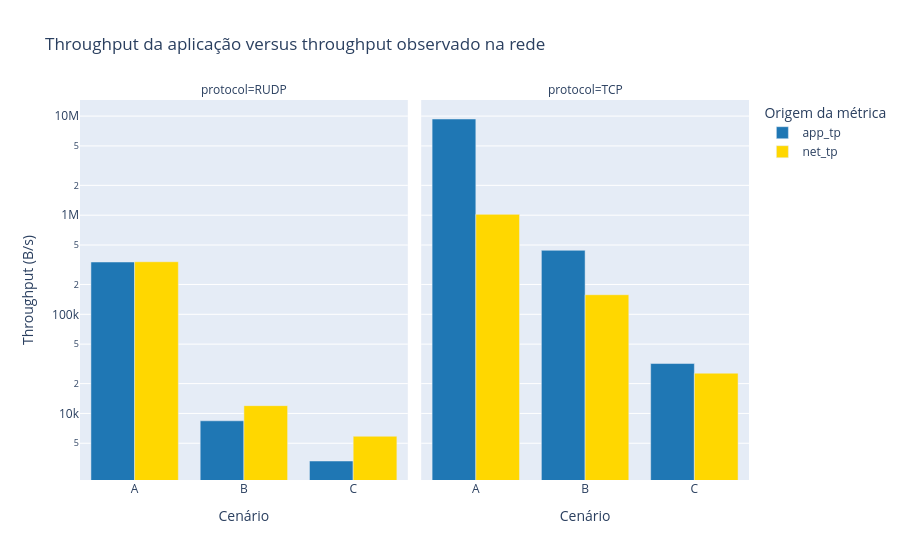

Notebook cell for this chart:
### Code cell
fig = px.bar(
    comparison_long,
    x="scenario",
    y="throughput",
    color="origem",
    facet_col="protocol",
    barmode="group",
    title="Throughput da aplicação versus throughput observado na rede",
    labels={
        "scenario": "Cenário",
        "throughput": "Throughput (B/s)",
        "origem": "Origem da métrica"
    },
    color_discrete_sequence=cores
)

fig.update_yaxes(type="log")

fig.write_image(
    "../results/figures/aplicacao_vs_rede.png",
)

fig.show()

### Figure 1 — Plotly figure (JSON) as saved in the notebook; plotly's stock layout.template omitted (floating-point values rounded to 4 significant figures)
{"data": [{"alignmentgroup": "True", "hovertemplate": "Origem da métrica=app_tp<br>protocol=RUDP<br>Cenário=%{x}<br>Throughput (B/s)=%{y}<extra></extra>", "legendgroup": "app_tp", "marker": {"color": "#1F77B4", "pattern": {"shape": ""}}, "name": "app_tp", "offsetgroup": "app_tp", "orientation": "v", "showlegend": true, "textposition": "auto", "type": "bar", "x": ["A", "B", "C"], "xaxis": "x", "y": [337100.0, 8427.0, 3311.0], "yaxis": "y"}, {"alignmentgroup": "True", "hovertemplate": "Origem da métrica=app_tp<br>protocol=TCP<br>Cenário=%{x}<br>Throughput (B/s)=%{y}<extra></extra>", "legendgroup": "app_tp", "marker": {"color": "#1F77B4", "pattern": {"shape": ""}}, "name": "app_tp", "offsetgroup": "app_tp", "orientation": "v", "showlegend": false, "textposition": "auto", "type": "bar", "x": ["A", "B", "C"], "xaxis": "x2", "y": [9347000.0, 442400.0, 31870.0], "yaxis": "y2"}, {"alignmentgroup": "True", "hovertemplate": "Origem da métrica=net_tp<br>protocol=RUDP<br>Cenário=%{x}<br>Throughput (B/s)=%{y}<extra></extra>", "legendgroup": "net_tp", "marker": {"color": "#FFD700", "pattern": {"shape": ""}}, "name": "net_tp", "offsetgroup": "net_tp", "orientation": "v", "showlegend": true, "textposition": "auto", "type": "bar", "x": ["A", "B", "C"], "xaxis": "x", "y": [339200.0, 11980.0, 5883.0], "yaxis": "y"}, {"alignmentgroup": "True", "hovertemplate": "Origem da métrica=net_tp<br>protocol=TCP<br>Cenário=%{x}<br>Throughput (B/s)=%{y}<extra></extra>", "legendgroup": "net_tp", "marker": {"color": "#FFD700", "pattern": {"shape": ""}}, "name": "net_tp", "offsetgroup": "net_tp", "orientation": "v", "showlegend": false, "textposition": "auto", "type": "bar", "x": ["A", "B", "C"], "xaxis": "x2", "y": [1020000.0, 157600.0, 25470.0], "yaxis": "y2"}], "layout": {"annotations": [{"font": {}, "showarrow": false, "text": "protocol=RUDP", "x": 0.245, "xanchor": "center", "xref": "paper", "y": 1, "yanchor": "bottom", "yref": "paper"}, {"font": {}, "showarrow": false, "text": "protocol=TCP", "x": 0.755, "xanchor": "center", "xref": "paper", "y": 1, "yanchor": "bottom", "yref": "paper"}], "barmode": "group", "legend": {"title": {"text": "Origem da métrica"}, "tracegroupgap": 0}, "title": {"text": "Throughput da aplicação versus throughput observado na rede"}, "xaxis": {"anchor": "y", "domain": [0, 0.49], "title": {"text": "Cenário"}}, "xaxis2": {"anchor": "y2", "domain": [0.51, 1], "matches": "x", "title": {"text": "Cenário"}}, "yaxis": {"anchor": "x", "domain": [0, 1], "title": {"text": "Throughput (B/s)"}, "type": "log"}, "yaxis2": {"anchor": "x2", "domain": [0, 1], "matches": "y", "showticklabels": false, "type": "log"}}}
